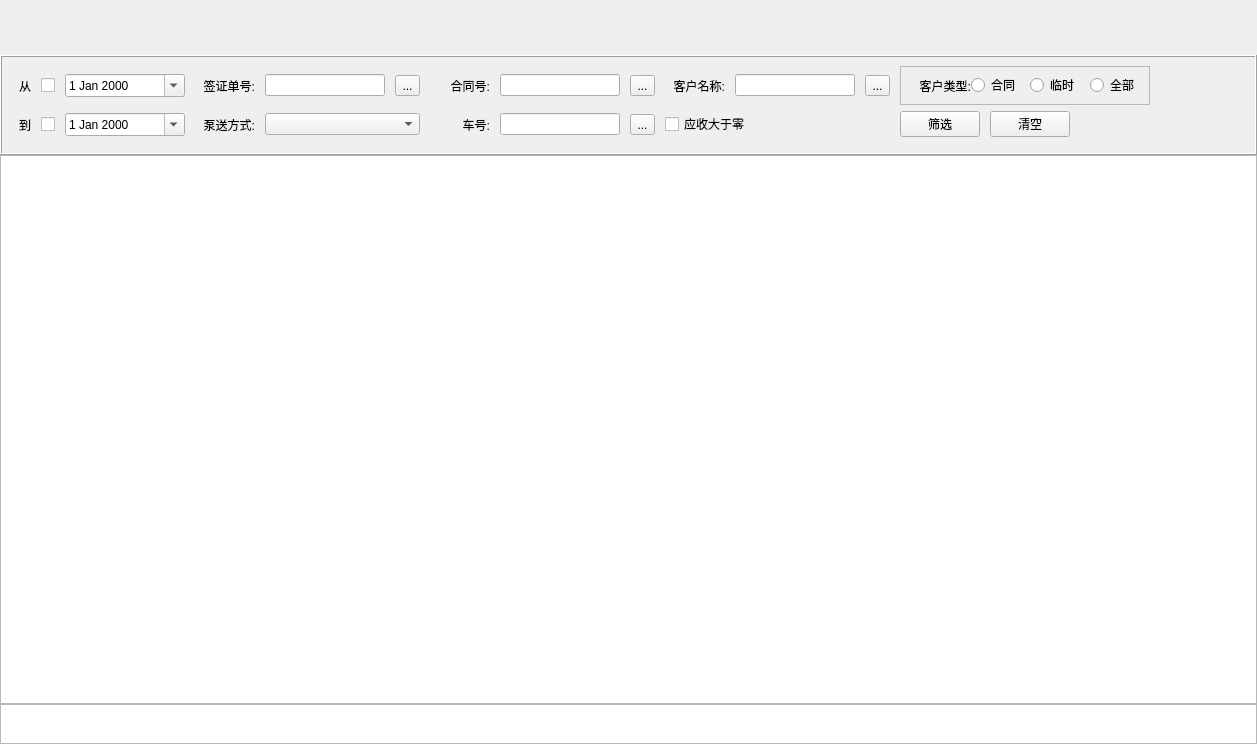
<?xml version="1.0" encoding="UTF-8"?>
<ui version="4.0">
 <class>ReceiptWidget</class>
 <widget class="QWidget" name="ReceiptWidget">
  <property name="geometry">
   <rect>
    <x>0</x>
    <y>0</y>
    <width>1257</width>
    <height>744</height>
   </rect>
  </property>
  <property name="windowTitle">
   <string>Form</string>
  </property>
  <layout class="QVBoxLayout" name="mainVerticalLayout">
   <property name="spacing">
    <number>0</number>
   </property>
   <property name="leftMargin">
    <number>0</number>
   </property>
   <property name="topMargin">
    <number>0</number>
   </property>
   <property name="rightMargin">
    <number>0</number>
   </property>
   <property name="bottomMargin">
    <number>0</number>
   </property>
   <item>
    <widget class="QWidget" name="toolBarWidget" native="true">
     <property name="minimumSize">
      <size>
       <width>0</width>
       <height>55</height>
      </size>
     </property>
     <property name="maximumSize">
      <size>
       <width>16777215</width>
       <height>55</height>
      </size>
     </property>
     <layout class="QVBoxLayout" name="toolBarVerticalLayout">
      <property name="spacing">
       <number>0</number>
      </property>
      <property name="leftMargin">
       <number>0</number>
      </property>
      <property name="topMargin">
       <number>0</number>
      </property>
      <property name="rightMargin">
       <number>0</number>
      </property>
      <property name="bottomMargin">
       <number>0</number>
      </property>
     </layout>
    </widget>
   </item>
   <item>
    <widget class="QFrame" name="chooseWidget">
     <property name="minimumSize">
      <size>
       <width>0</width>
       <height>100</height>
      </size>
     </property>
     <property name="maximumSize">
      <size>
       <width>16777215</width>
       <height>100</height>
      </size>
     </property>
     <property name="frameShape">
      <enum>QFrame::Box</enum>
     </property>
     <property name="frameShadow">
      <enum>QFrame::Raised</enum>
     </property>
     <layout class="QVBoxLayout" name="chooseVerticalLayout">
      <property name="spacing">
       <number>0</number>
      </property>
      <property name="leftMargin">
       <number>0</number>
      </property>
      <property name="topMargin">
       <number>0</number>
      </property>
      <property name="rightMargin">
       <number>0</number>
      </property>
      <property name="bottomMargin">
       <number>0</number>
      </property>
      <item>
       <widget class="QWidget" name="chooseTopWidget" native="true">
        <layout class="QHBoxLayout" name="chooseUpHorizonLayout">
         <property name="spacing">
          <number>10</number>
         </property>
         <property name="bottomMargin">
          <number>0</number>
         </property>
         <item>
          <widget class="QLabel" name="fromLabel">
           <property name="minimumSize">
            <size>
             <width>20</width>
             <height>0</height>
            </size>
           </property>
           <property name="maximumSize">
            <size>
             <width>20</width>
             <height>16777215</height>
            </size>
           </property>
           <property name="text">
            <string>从</string>
           </property>
           <property name="alignment">
            <set>Qt::AlignRight|Qt::AlignTrailing|Qt::AlignVCenter</set>
           </property>
          </widget>
         </item>
         <item>
          <widget class="QCheckBox" name="fromDateCb">
           <property name="text">
            <string/>
           </property>
          </widget>
         </item>
         <item>
          <widget class="QDateEdit" name="fromDateEdit">
           <property name="minimumSize">
            <size>
             <width>120</width>
             <height>0</height>
            </size>
           </property>
           <property name="maximumSize">
            <size>
             <width>120</width>
             <height>16777215</height>
            </size>
           </property>
           <property name="calendarPopup">
            <bool>true</bool>
           </property>
          </widget>
         </item>
         <item>
          <widget class="QLabel" name="label">
           <property name="minimumSize">
            <size>
             <width>60</width>
             <height>0</height>
            </size>
           </property>
           <property name="maximumSize">
            <size>
             <width>60</width>
             <height>16777215</height>
            </size>
           </property>
           <property name="text">
            <string>签证单号:</string>
           </property>
           <property name="alignment">
            <set>Qt::AlignRight|Qt::AlignTrailing|Qt::AlignVCenter</set>
           </property>
          </widget>
         </item>
         <item>
          <widget class="QLineEdit" name="docNumEt">
           <property name="minimumSize">
            <size>
             <width>120</width>
             <height>0</height>
            </size>
           </property>
           <property name="maximumSize">
            <size>
             <width>120</width>
             <height>16777215</height>
            </size>
           </property>
          </widget>
         </item>
         <item>
          <widget class="QToolButton" name="docNumTb">
           <property name="minimumSize">
            <size>
             <width>25</width>
             <height>0</height>
            </size>
           </property>
           <property name="maximumSize">
            <size>
             <width>25</width>
             <height>16777215</height>
            </size>
           </property>
           <property name="text">
            <string>...</string>
           </property>
          </widget>
         </item>
         <item>
          <widget class="QLabel" name="contractNumLabel">
           <property name="minimumSize">
            <size>
             <width>60</width>
             <height>0</height>
            </size>
           </property>
           <property name="maximumSize">
            <size>
             <width>60</width>
             <height>16777215</height>
            </size>
           </property>
           <property name="text">
            <string>合同号:</string>
           </property>
           <property name="alignment">
            <set>Qt::AlignRight|Qt::AlignTrailing|Qt::AlignVCenter</set>
           </property>
          </widget>
         </item>
         <item>
          <widget class="QLineEdit" name="contractNumEt">
           <property name="minimumSize">
            <size>
             <width>120</width>
             <height>0</height>
            </size>
           </property>
           <property name="maximumSize">
            <size>
             <width>120</width>
             <height>16777215</height>
            </size>
           </property>
          </widget>
         </item>
         <item>
          <widget class="QToolButton" name="contractNumTb">
           <property name="minimumSize">
            <size>
             <width>25</width>
             <height>0</height>
            </size>
           </property>
           <property name="maximumSize">
            <size>
             <width>25</width>
             <height>16777215</height>
            </size>
           </property>
           <property name="text">
            <string>...</string>
           </property>
          </widget>
         </item>
         <item>
          <widget class="QLabel" name="clientNameLabel">
           <property name="minimumSize">
            <size>
             <width>60</width>
             <height>0</height>
            </size>
           </property>
           <property name="maximumSize">
            <size>
             <width>60</width>
             <height>16777215</height>
            </size>
           </property>
           <property name="text">
            <string>客户名称:</string>
           </property>
           <property name="alignment">
            <set>Qt::AlignRight|Qt::AlignTrailing|Qt::AlignVCenter</set>
           </property>
          </widget>
         </item>
         <item>
          <widget class="QLineEdit" name="clientNameEt">
           <property name="minimumSize">
            <size>
             <width>120</width>
             <height>0</height>
            </size>
           </property>
           <property name="maximumSize">
            <size>
             <width>120</width>
             <height>16777215</height>
            </size>
           </property>
          </widget>
         </item>
         <item>
          <widget class="QToolButton" name="clientNameTb">
           <property name="minimumSize">
            <size>
             <width>25</width>
             <height>0</height>
            </size>
           </property>
           <property name="maximumSize">
            <size>
             <width>25</width>
             <height>16777215</height>
            </size>
           </property>
           <property name="text">
            <string>...</string>
           </property>
          </widget>
         </item>
         <item>
          <widget class="QFrame" name="clientTypeFrame">
           <property name="minimumSize">
            <size>
             <width>250</width>
             <height>0</height>
            </size>
           </property>
           <property name="maximumSize">
            <size>
             <width>250</width>
             <height>16777215</height>
            </size>
           </property>
           <property name="frameShape">
            <enum>QFrame::StyledPanel</enum>
           </property>
           <property name="frameShadow">
            <enum>QFrame::Sunken</enum>
           </property>
           <layout class="QHBoxLayout" name="horizontalLayout">
            <property name="spacing">
             <number>0</number>
            </property>
            <property name="leftMargin">
             <number>10</number>
            </property>
            <property name="topMargin">
             <number>0</number>
            </property>
            <property name="rightMargin">
             <number>0</number>
            </property>
            <property name="bottomMargin">
             <number>0</number>
            </property>
            <item>
             <widget class="QLabel" name="clientTypeLabel">
              <property name="text">
               <string>客户类型:</string>
              </property>
              <property name="alignment">
               <set>Qt::AlignRight|Qt::AlignTrailing|Qt::AlignVCenter</set>
              </property>
             </widget>
            </item>
            <item>
             <widget class="QRadioButton" name="contractRadioButton">
              <property name="text">
               <string>合同</string>
              </property>
             </widget>
            </item>
            <item>
             <widget class="QRadioButton" name="tempRadioButton">
              <property name="text">
               <string>临时</string>
              </property>
             </widget>
            </item>
            <item>
             <widget class="QRadioButton" name="totalRadioButton">
              <property name="text">
               <string>全部</string>
              </property>
             </widget>
            </item>
           </layout>
          </widget>
         </item>
         <item>
          <spacer name="horizontalSpacer">
           <property name="orientation">
            <enum>Qt::Horizontal</enum>
           </property>
           <property name="sizeHint" stdset="0">
            <size>
             <width>40</width>
             <height>20</height>
            </size>
           </property>
          </spacer>
         </item>
        </layout>
       </widget>
      </item>
      <item>
       <widget class="QWidget" name="chooseBottomWidget" native="true">
        <layout class="QHBoxLayout" name="chooseBottomHorizontalLayout">
         <property name="spacing">
          <number>10</number>
         </property>
         <property name="topMargin">
          <number>0</number>
         </property>
         <item>
          <widget class="QLabel" name="toLabel">
           <property name="minimumSize">
            <size>
             <width>20</width>
             <height>0</height>
            </size>
           </property>
           <property name="maximumSize">
            <size>
             <width>20</width>
             <height>16777215</height>
            </size>
           </property>
           <property name="text">
            <string>到</string>
           </property>
           <property name="alignment">
            <set>Qt::AlignRight|Qt::AlignTrailing|Qt::AlignVCenter</set>
           </property>
          </widget>
         </item>
         <item>
          <widget class="QCheckBox" name="toDateCb">
           <property name="text">
            <string/>
           </property>
          </widget>
         </item>
         <item>
          <widget class="QDateEdit" name="toDateEdit">
           <property name="minimumSize">
            <size>
             <width>120</width>
             <height>0</height>
            </size>
           </property>
           <property name="maximumSize">
            <size>
             <width>120</width>
             <height>16777215</height>
            </size>
           </property>
           <property name="calendarPopup">
            <bool>true</bool>
           </property>
          </widget>
         </item>
         <item>
          <widget class="QLabel" name="label_3">
           <property name="minimumSize">
            <size>
             <width>60</width>
             <height>0</height>
            </size>
           </property>
           <property name="maximumSize">
            <size>
             <width>60</width>
             <height>16777215</height>
            </size>
           </property>
           <property name="text">
            <string>泵送方式:</string>
           </property>
           <property name="alignment">
            <set>Qt::AlignRight|Qt::AlignTrailing|Qt::AlignVCenter</set>
           </property>
          </widget>
         </item>
         <item>
          <widget class="QComboBox" name="pumpTypeComboBox">
           <property name="minimumSize">
            <size>
             <width>155</width>
             <height>0</height>
            </size>
           </property>
           <property name="maximumSize">
            <size>
             <width>155</width>
             <height>16777215</height>
            </size>
           </property>
          </widget>
         </item>
         <item>
          <widget class="QLabel" name="carNumLabel">
           <property name="minimumSize">
            <size>
             <width>60</width>
             <height>0</height>
            </size>
           </property>
           <property name="maximumSize">
            <size>
             <width>60</width>
             <height>16777215</height>
            </size>
           </property>
           <property name="text">
            <string>车号:</string>
           </property>
           <property name="alignment">
            <set>Qt::AlignRight|Qt::AlignTrailing|Qt::AlignVCenter</set>
           </property>
          </widget>
         </item>
         <item>
          <widget class="QLineEdit" name="carNumEt">
           <property name="minimumSize">
            <size>
             <width>120</width>
             <height>0</height>
            </size>
           </property>
           <property name="maximumSize">
            <size>
             <width>120</width>
             <height>16777215</height>
            </size>
           </property>
          </widget>
         </item>
         <item>
          <widget class="QToolButton" name="carNumTb">
           <property name="minimumSize">
            <size>
             <width>25</width>
             <height>0</height>
            </size>
           </property>
           <property name="maximumSize">
            <size>
             <width>25</width>
             <height>16777215</height>
            </size>
           </property>
           <property name="text">
            <string>...</string>
           </property>
          </widget>
         </item>
         <item>
          <widget class="QCheckBox" name="receivableCheckBox">
           <property name="minimumSize">
            <size>
             <width>225</width>
             <height>0</height>
            </size>
           </property>
           <property name="maximumSize">
            <size>
             <width>225</width>
             <height>16777215</height>
            </size>
           </property>
           <property name="text">
            <string>应收大于零</string>
           </property>
          </widget>
         </item>
         <item>
          <widget class="QPushButton" name="screeningBtn">
           <property name="text">
            <string>筛选</string>
           </property>
          </widget>
         </item>
         <item>
          <widget class="QPushButton" name="clearBtn">
           <property name="text">
            <string>清空</string>
           </property>
          </widget>
         </item>
         <item>
          <spacer name="horizontalSpacer_2">
           <property name="orientation">
            <enum>Qt::Horizontal</enum>
           </property>
           <property name="sizeHint" stdset="0">
            <size>
             <width>40</width>
             <height>20</height>
            </size>
           </property>
          </spacer>
         </item>
        </layout>
       </widget>
      </item>
     </layout>
    </widget>
   </item>
   <item>
    <widget class="QTableView" name="receiptTable"/>
   </item>
   <item>
    <widget class="QTableView" name="receiptSumTable">
     <property name="maximumSize">
      <size>
       <width>16777215</width>
       <height>40</height>
      </size>
     </property>
    </widget>
   </item>
  </layout>
 </widget>
 <resources/>
 <connections/>
</ui>
